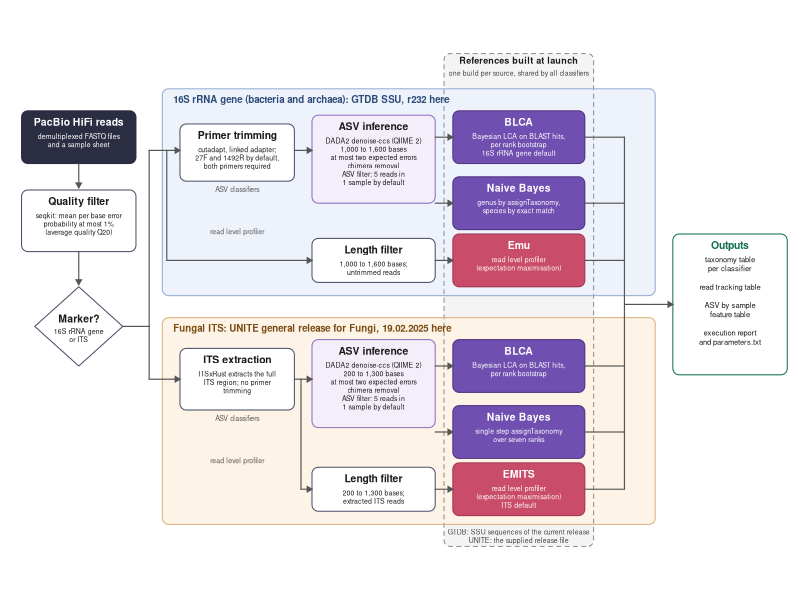
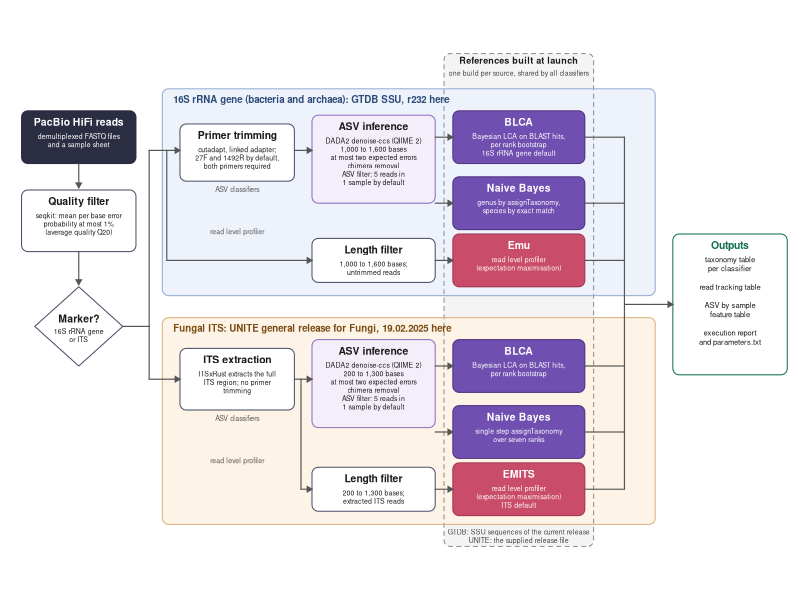

Generate these figures, in order, with R:
#!/usr/bin/env Rscript
# =====================================================================
# Figure 1: the HiFiTaxa pipeline, drawn at its final width (180 mm) so the
# font sizes in the file are the printed sizes (titles 7.5 pt, body 6 pt).
# Pure ggplot2 (geom_shape from ggforce for rounded boxes); no data input.
# Writes fig1_pipeline.png (300 dpi) and fig1_pipeline.pdf to
# HIFITAXA_OUT/figures (default: <this folder>/regenerated/figures).
# =====================================================================
suppressPackageStartupMessages({ library(ggplot2); library(ggforce); library(grid) })
.SCRIPT_DIR <- local({ a <- commandArgs(trailingOnly = FALSE); m <- grep("^--file=", a, value = TRUE)
  if (length(m)) dirname(normalizePath(sub("^--file=", "", m[1]))) else normalizePath(getwd()) })
OUT <- Sys.getenv("HIFITAXA_OUT", unset = file.path(.SCRIPT_DIR, "regenerated"))
dir.create(file.path(OUT, "figures"), recursive = TRUE, showWarnings = FALSE)

# ---- palette (colour blind safe, muted) ----
C <- list(input = "#2b2d42", qc = "#4a4e69", panel16 = "#eef3fb", panel16b = "#9db4d6", panelits = "#fdf4e7", panelitsb = "#e0b98a",
          prep = "#ffffff", asv = "#f3eefa", asvb = "#8e6cc1", clf = "#6f4fb0", clfb = "#4d3380", prof = "#c94c6a", profb = "#a23552",
          out = "#1b9e77", outb = "#13704f", ref = "#f4f4f4", refb = "#8c8c8c", text = "#1a1a1a", arrow = "#555555")
W <- 180; H <- 114
boxes <- list(); texts <- list(); segs <- list()
box <- function(x1, y1, x2, y2, fill, col, lwd = 0.35, lty = 1) boxes[[length(boxes) + 1]] <<- data.frame(x = c(x1, x2, x2, x1), y = c(y1, y1, y2, y2), fill = fill, col = col, lwd = lwd, lty = lty, id = length(boxes) + 1)
txt <- function(x, y, label, size = 5, face = "plain", col = C$text, hjust = 0.5, vjust = 0.5, lh = 0.95) texts[[length(texts) + 1]] <<- data.frame(x = x, y = y, label = label, size = size, face = face, col = col, hjust = hjust, vjust = vjust, lh = lh)
seg <- function(x1, y1, x2, y2, arrow = TRUE, col = C$arrow, lty = 1, lwd = 0.4) segs[[length(segs) + 1]] <<- data.frame(x = x1, y = y1, xend = x2, yend = y2, arrow = arrow, col = col, lty = lty, lwd = lwd)
PT <- 25.4 / 72   # mm per point
# a box with a bold title line and a body of up to six 5 pt lines, laid out from the top edge
labelled_box <- function(x1, y1, x2, y2, title, body = NULL, fill, col, tcol = C$text, bcol = C$text, tsize = 7.5, bsize = 5, lwd = 0.35) {
  box(x1, y1, x2, y2, fill, col, lwd = lwd); xm <- (x1 + x2) / 2
  if (is.null(body)) { txt(xm, (y1 + y2) / 2, title, size = tsize, face = "bold", col = tcol); return(invisible()) }
  ttop <- y2 - 1.6; txt(xm, ttop, title, size = tsize, face = "bold", col = tcol, vjust = 1)
  txt(xm, ttop - tsize * PT - 0.8, body, size = bsize, col = bcol, vjust = 1, lh = 1.0) }

# ---- front end (left column) ----
labelled_box(4, 88, 30, 100, "PacBio HiFi reads", "demultiplexed FASTQ files\nand a sample sheet", fill = C$input, col = C$input, tcol = "white", bcol = "white")
labelled_box(4, 68, 30, 82, "Quality filter", "seqkit: mean per base error\nprobability at most 1%\n(average quality Q20)", fill = "white", col = C$qc)
dm <- data.frame(x = c(17, 27, 17, 7), y = c(60, 51, 42, 51))
txt(17, 52.8, "Marker?", size = 7.5, face = "bold"); txt(17, 49.0, "16S rRNA gene\nor ITS", size = 5, lh = 1.0)
seg(17, 88, 17, 82.5); seg(17, 68, 17, 60.5)
seg(27, 51, 33, 51, arrow = FALSE); seg(33, 51, 33, 91, arrow = FALSE); seg(33, 91, 40, 91)
seg(33, 51, 33, 39, arrow = FALSE); seg(33, 39, 40, 39)

# ---- reference lane behind the classifier column ----
box(100, 1, 134, 113, fill = C$ref, col = C$refb, lwd = 0.35, lty = 2)
txt(117, 112.3, "References built at launch", size = 6.5, face = "bold", vjust = 1)
txt(117, 109.3, "one build per source, shared by all classifiers", size = 5, vjust = 1, col = "#444444")
txt(117, 1.8, "GTDB: SSU sequences of the current release\nUNITE: the supplied release file", size = 5, col = "#444444", vjust = 0, lh = 1.0)

# ---- 16S panel ----
box(36, 58, 148, 105, fill = C$panel16, col = C$panel16b, lwd = 0.4)
txt(38.5, 103.6, "16S rRNA gene (bacteria and archaea): GTDB SSU, r232 here", size = 7, face = "bold", hjust = 0, vjust = 1, col = "#2c4a7a")
labelled_box(40, 84, 66, 97, "Primer trimming", "cutadapt, linked adapter;\n27F and 1492R by default,\nboth primers required", fill = C$prep, col = C$qc)
labelled_box(70, 79, 98, 99, "ASV inference", "DADA2 denoise-ccs (QIIME 2)\n1,000 to 1,600 bases\nat most two expected errors\nchimera removal\nASV filter: 5 reads in\n1 sample by default", fill = C$asv, col = C$asvb)
labelled_box(102, 88, 132, 100, "BLCA", "Bayesian LCA on BLAST hits,\nper rank bootstrap\n16S rRNA gene default", fill = C$clf, col = C$clfb, tcol = "white", bcol = "white")
labelled_box(102, 73, 132, 85, "Naive Bayes", "genus by assignTaxonomy,\nspecies by exact match", fill = C$clf, col = C$clfb, tcol = "white", bcol = "white")
labelled_box(70, 61, 98, 71, "Length filter", "1,000 to 1,600 bases;\nuntrimmed reads", fill = C$prep, col = C$qc)
labelled_box(102, 60, 132, 72, "Emu", "read level profiler\n(expectation maximisation)", fill = C$prof, col = C$profb, tcol = "white", bcol = "white")
txt(53, 82.2, "ASV classifiers", size = 5, col = "#555555"); txt(53, 72.6, "read level profiler", size = 5, col = "#555555")
seg(37, 91, 37, 66, arrow = FALSE); seg(37, 66, 70, 66)
seg(66, 91, 70, 91); seg(98, 94, 102, 94); seg(98, 79, 102, 79); seg(98, 66, 102, 66)

# ---- ITS panel ----
box(36, 6, 148, 53, fill = C$panelits, col = C$panelitsb, lwd = 0.4)
txt(38.5, 51.6, "Fungal ITS: UNITE general release for Fungi, 19.02.2025 here", size = 7, face = "bold", hjust = 0, vjust = 1, col = "#7a4a12")
labelled_box(40, 32, 66, 46, "ITS extraction", "ITSxRust extracts the full\nITS region; no primer\ntrimming", fill = C$prep, col = C$qc)
labelled_box(70, 28, 98, 48, "ASV inference", "DADA2 denoise-ccs (QIIME 2)\n200 to 1,300 bases\nat most two expected errors\nchimera removal\nASV filter: 5 reads in\n1 sample by default", fill = C$asv, col = C$asvb)
labelled_box(102, 36, 132, 48, "BLCA", "Bayesian LCA on BLAST hits,\nper rank bootstrap", fill = C$clf, col = C$clfb, tcol = "white", bcol = "white")
labelled_box(102, 21, 132, 33, "Naive Bayes", "single step assignTaxonomy\nover seven ranks", fill = C$clf, col = C$clfb, tcol = "white", bcol = "white")
labelled_box(70, 9, 98, 19, "Length filter", "200 to 1,300 bases;\nextracted ITS reads", fill = C$prep, col = C$qc)
labelled_box(102, 8, 132, 20, "EMITS", "read level profiler\n(expectation maximisation)\nITS default", fill = C$prof, col = C$profb, tcol = "white", bcol = "white")
txt(53, 30.2, "ASV classifiers", size = 5, col = "#555555"); txt(53, 20.6, "read level profiler", size = 5, col = "#555555")
seg(66, 39, 67.5, 39, arrow = FALSE); seg(67.5, 39, 70, 39); seg(67.5, 39, 67.5, 14, arrow = FALSE); seg(67.5, 14, 70, 14)
seg(98, 42, 102, 42); seg(98, 27, 102, 27); seg(98, 14, 102, 14)

# ---- outputs ----
for (y in c(94, 79, 66, 42, 27, 14)) seg(132, y, 141, y, arrow = FALSE)
seg(141, 14, 141, 94, arrow = FALSE); seg(141, 56, 152, 56)
labelled_box(152, 40, 178, 72, "Outputs", "taxonomy table\nper classifier\n\nread tracking table\n\nASV by sample\nfeature table\n\nexecution report\nand parameters.txt", fill = "white", col = C$outb, tcol = C$outb, bsize = 5.5)

B <- do.call(rbind, boxes); Tt <- do.call(rbind, texts); Sg <- do.call(rbind, segs)
g <- ggplot() +
  geom_shape(data = B, aes(x, y, group = id), fill = B$fill, colour = NA, radius = unit(1.6, "mm")) +
  geom_shape(data = B, aes(x, y, group = id), fill = NA, colour = B$col, linewidth = B$lwd, linetype = B$lty, radius = unit(1.6, "mm")) +
  geom_polygon(data = dm, aes(x, y), fill = "white", colour = C$qc, linewidth = 0.35) +
  geom_segment(data = Sg[!Sg$arrow, ], aes(x = x, y = y, xend = xend, yend = yend), colour = Sg$col[!Sg$arrow], linewidth = Sg$lwd[!Sg$arrow], linetype = Sg$lty[!Sg$arrow], lineend = "round") +
  geom_segment(data = Sg[Sg$arrow, ], aes(x = x, y = y, xend = xend, yend = yend), colour = Sg$col[Sg$arrow], linewidth = Sg$lwd[Sg$arrow], linetype = Sg$lty[Sg$arrow], lineend = "round", linejoin = "mitre", arrow = arrow(length = unit(1.4, "mm"), type = "closed")) +
  geom_text(data = Tt, aes(x, y, label = label), size = Tt$size / .pt, fontface = Tt$face, colour = Tt$col, hjust = Tt$hjust, vjust = Tt$vjust, lineheight = Tt$lh) +
  coord_fixed(xlim = c(0, W), ylim = c(0, H), expand = FALSE, clip = "off") + theme_void() +
  theme(plot.background = element_rect(fill = "white", colour = NA), plot.margin = margin(1, 1, 1, 1, "mm"))
png_out <- file.path(OUT, "figures", "fig1_pipeline.png"); pdf_out <- file.path(OUT, "figures", "fig1_pipeline.pdf")
ggsave(png_out, g, width = W, height = H, units = "mm", dpi = 300, device = ragg::agg_png, bg = "white")
ggsave(pdf_out, g, width = W, height = H, units = "mm", device = pdf, useDingbats = FALSE, bg = "white")
cat("Wrote", png_out, "and", pdf_out, "\n")
